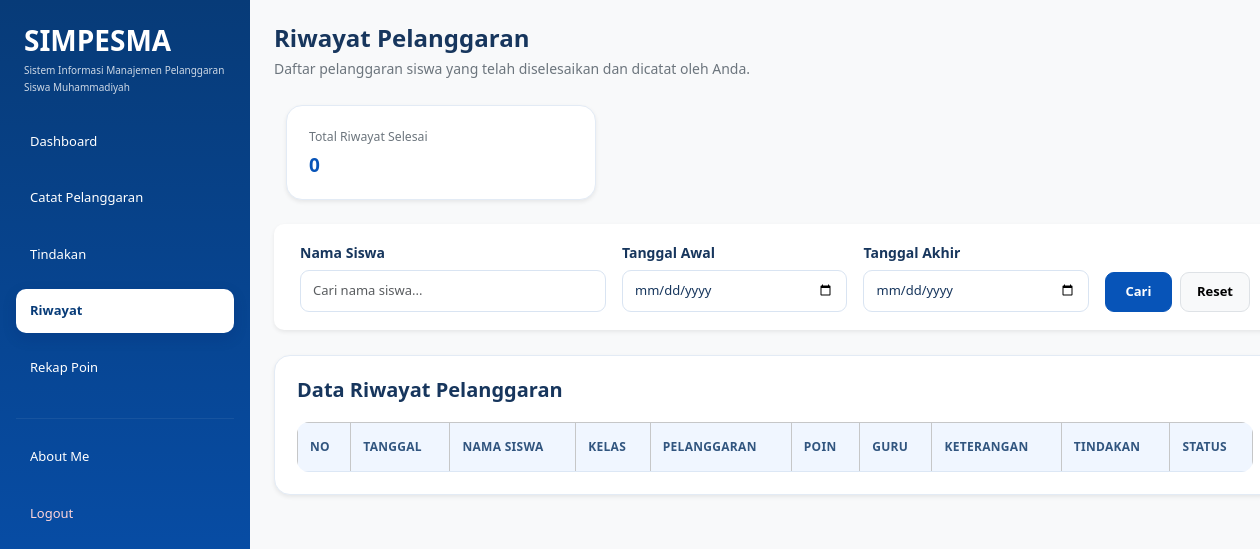
The page /riwayat_pelanggaran.php (signed in) on the database as committed earlier.
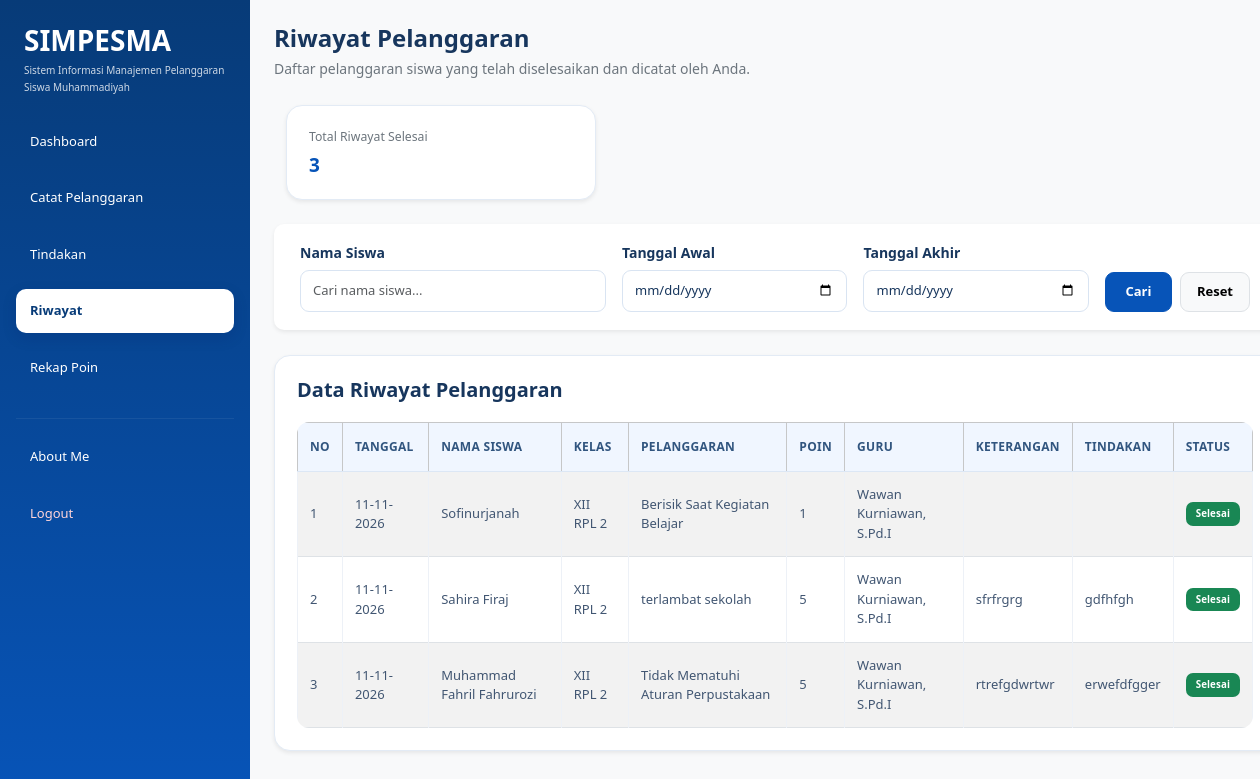
The same page on the database as committed later.
### tables this page shows
CREATE TABLE `t_pelanggaran_siswa` (
  `id` int(11) NOT NULL,
  `tahun_ajaran_id` int(11) NOT NULL,
  `siswa_id` int(11) NOT NULL,
  `nama_siswa` varchar(150) NOT NULL,
  `kelas_id` int(11) NOT NULL,
  `nama_kelas` varchar(100) NOT NULL,
  `pelanggaran_id` int(11) NOT NULL,
  `nama_pelanggaran` varchar(150) NOT NULL,
  `pelanggaran_kategori_id` int(11) NOT NULL,
  `guru_id` int(11) NOT NULL,
  `nama_guru` varchar(150) NOT NULL,
  `tanggal` date NOT NULL,
  `keterangan` text NOT NULL,
  `poin` int(11) NOT NULL,
  `tindakan` text NOT NULL,
  `status` varchar(30) NOT NULL,
  `created_at` timestamp NOT NULL DEFAULT current_timestamp(),
  `updated_at` timestamp NOT NULL DEFAULT current_timestamp()
);

### riwayat_pelanggaran.php (the view, shortened to what the changed rows need)
<?php
include "config/koneksi.php";
$guru_id = (int) ($_SESSION['guru_id'] ?? 0);
$query = false;
if ($guru_id > 0) {
    $where = "
        WHERE guru_id = $guru_id
        AND status = 'Selesai'
    ";
    $query = mysqli_query(
        $koneksi,
        "SELECT *
         FROM t_pelanggaran_siswa
         $where
         ORDER BY id DESC"
    );
}
$jumlah_data = ($query) ? mysqli_num_rows($query) : 0;
?>
<!DOCTYPE html>
<html lang="id">
<head>
    <link href="https://cdn.jsdelivr.net/npm/bootstrap@5.3.8/dist/css/bootstrap.min.css" rel="stylesheet">
    <link rel="stylesheet" href="https://cdn.datatables.net/3.1.4/css/dataTables.dataTables.min.css">
    <link rel="stylesheet" href="style.css">
</head>
<body class="bg-light">
<div class="container-fluid">
    <div class="row min-vh-100">
        <main class="col-md-9 col-lg-10 p-4">
            <div class="row mb-4">
                <div class="col-md-4">
                    <div class="card shadow-sm">
                        <div class="card-body">
                            <div class="text-secondary small mb-2">
                                Total Riwayat Selesai
                            </div>
                            <h3 class="fw-bold mb-0">
                                <?= $jumlah_data; ?>
                            </h3>
                        </div>
                    </div>
                </div>
            </div>
            <div class="card shadow-sm">
                <div class="card-body">
                    <div class="table-responsive">
                        <table id="example" class="table table-bordered table-striped table-hover w-100">
                            <thead class="table-light">
                                <tr>
                                    <th>No</th>
                                    <th>Tanggal</th>
                                    <th>Nama Siswa</th>
                                    <th>Kelas</th>
                                    <th>Pelanggaran</th>
                                    <th>Poin</th>
                                    <th>Guru</th>
                                    <th>Keterangan</th>
                                    <th>Tindakan</th>
                                    <th>Status</th>
                                </tr>
                            </thead>
                            <tbody>
                                <?php
                                $no = 1;
                                if ($query && mysqli_num_rows($query) > 0) {
                                    while ($data = mysqli_fetch_assoc($query)) {
                                ?>
                                    <tr>
                                        <td><?= $no++; ?></td>
                                        <td>
                                            <?= !empty($data['tanggal'])
                                                ? date('d-m-Y', strtotime($data['tanggal']))
                                                : '-'; ?>
                                        </td>
                                        <td>
                                            <?= htmlspecialchars($data['nama_siswa'] ?? '-'); ?>
                                        </td>
                                        <td>
                                            <?= htmlspecialchars($data['nama_kelas'] ?? '-'); ?>
                                        </td>
                                        <td>
                                            <?= htmlspecialchars($data['nama_pelanggaran'] ?? '-'); ?>
                                        </td>
                                        <td>
                                            <?= htmlspecialchars($data['poin'] ?? '0'); ?>
                                        </td>
                                        <td>
                                            <?= htmlspecialchars($data['nama_guru'] ?? '-'); ?>
                                        </td>
                                        <td>
                                            <?= htmlspecialchars($data['keterangan'] ?? '-'); ?>
                                        </td>
                                        <td>
                                            <?= htmlspecialchars($data['tindakan'] ?? '-'); ?>
                                        </td>
                                        <td>
                                            <span class="badge bg-success">
                                                <?= htmlspecialchars($data['status'] ?? '-'); ?>
                                            </span>
                                        </td>
                                    </tr>
                                <?php
                                    }
                                }
                                ?>
                            </tbody>
                        </table>
                    </div>
                </div>
            </div>
        </main>
    </div>
</div>
</body>
</html>

Rows that differ between the two databases and show on the page:
added t_pelanggaran_siswa: tanggal "11-11-2026", nama_siswa "Sofinurjanah", nama_kelas "XII RPL 2", nama_pelanggaran "Berisik Saat Kegiatan Belajar", poin "1", nama_guru "Wawan Kurniawan, S.Pd.I", status "Selesai"
added t_pelanggaran_siswa: tanggal "11-11-2026", nama_siswa "Sahira Firaj", nama_kelas "XII RPL 2", nama_pelanggaran "terlambat sekolah", poin "5", nama_guru "Wawan Kurniawan, S.Pd.I", keterangan "sfrfrgrg", tindakan "gdfhfgh", status "Selesai"
added t_pelanggaran_siswa: tanggal "11-11-2026", nama_siswa "Muhammad Fahril Fahrurozi", nama_kelas "XII RPL 2", nama_pelanggaran "Tidak Mematuhi Aturan Perpustakaan", poin "5", nama_guru "Wawan Kurniawan, S.Pd.I", keterangan "rtrefgdwrtwr", tindakan "erwefdfgger", status "Selesai"
Other text that changed with them:
$jumlah_data: "0" → "3"
